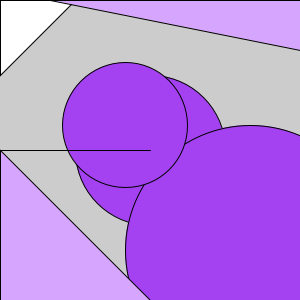
Frame 1 (no input)
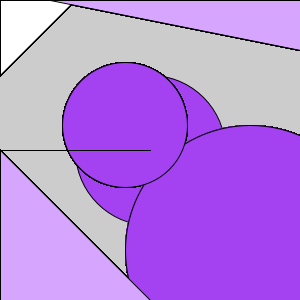
Frame 60 (the mouse pressed at the canvas centre just before this capture)
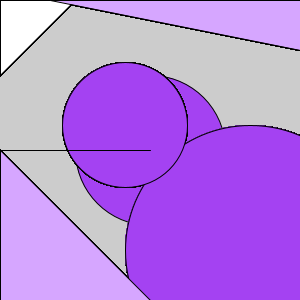
Frame 120 (the mouse held since frame 60 and released just before this capture)

The Processing sketch that drew these frames (run headless with seeded random() and noise(); from frame 60 on, the mouse is pressed at the canvas centre):

// Processing sketch: processing_109888
// ── processing_109888.pde

float fill_1 = random(255);
float fill_2 = random(255);
float fill_3 = random(255);
float x;
float y;
float diameter = 150;

void setup()
{
  size(300,300);
  x = width / 2;
  y = width / 2;
}

void draw()
{ 
 
  fill(fill_1, fill_2, fill_3);
  ellipse(diameter, diameter, x, y);
  x = (width /2) + 100;
  y = (width /2) + 100;
  diameter = 150 + 100;
  ellipse(diameter, diameter, x, y);
  x = x / 2;
  y = y / 2;
  diameter = diameter / 2;
  ellipse(diameter, diameter, x, y);
  
  // three random shapes w/proportional scale
 fill(fill_1 + 50, fill_2 + 100, fill_3 + 150);
 triangle(0, width / 2, width / 2, 300, 0,300);
 fill(fill_1 + 100, fill_2 + 1150, fill_3 + 25);
 triangle(0 , width / 4, width / 4, 0, 0, 0 ); 
 fill(fill_1 + 50, fill_2 + 100, fill_3 + 150);
 triangle(width / 6, 0, 300, 0, 300, width / 6);
 
 // Lines
 fill(0);
 line(0, 150, 150, 150);
}
